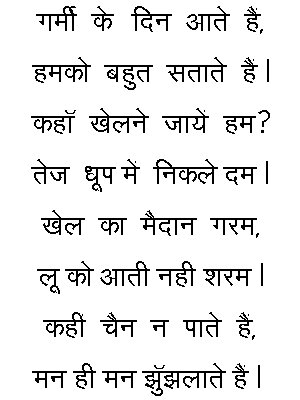
#> input picture Character_Segmentation/4.jpg, 300 x 400 px
$ python seg_class.py
#> lines starting #> are read from the running program, lines starting #| are printed output that depends on the picture; after the words box and inside, x2 and y2 are one past the last pixel; in counts of white or black regions, pixels touching at a corner belong together
# -*- coding: utf-8 -*-
"""
Created on Wed Nov 23 10:32:12 2016

@author: pkg
"""
"""
Implementing Character Segmentation by a generic class
Bansal, V. and Sinha, R. (2001). A complete ocr for printed hindi text in devanagari
script. In Document Analysis and Recognition, 2001. Proceedings. Sixth International
Conference on, pages 800{804. IEEE.
"""
import numpy as np
import matplotlib.pyplot as plt
import matplotlib.image as mpimg
import PIL
from PIL import Image

def rgb2gray(rgb):
        return np.dot(rgb[...,:3], [0.299, 0.587, 0.114])

class Segment:

    def __init__(self,image):
        gray = image
       # gray = rgb2gray(image)  #Uncomment for jpg, comment for jpg
        lobs = gray < gray.mean()
        self.img = lobs
        self.pix_present = []
        self.length,self.width = lobs.shape
        self.length = int(self.length/3)
        self.line_segments = []
        self.Pen_width = 0
        #print line segments
        line_seg =  self.line_segment()
        for i in range(len(line_seg)):
            plt.imshow(lobs[line_seg[i][0]:line_seg[i][1]])
            plt.show()


        #print word segments
        for i in range(len(line_seg)):
            word_seg =self. word_segment(line_seg[i][0],line_seg[i][1])
            for j in range(len(word_seg)):
                plt.imshow(lobs[line_seg[i][0]:line_seg[i][1],word_seg[j][0]:word_seg[j][1]])
                plt.show()


        #print word segments without shirorekha into zones top + corebottom

        for i in range(len(line_seg)):
            word_seg = self.word_segment(line_seg[i][0],line_seg[i][1])
            for j in range(len(word_seg)):
                headerl1,headerl2 = self.header_line(line_seg[i][0],line_seg[i][1],word_seg[j][0],word_seg[j][1])
                #remove header
                lobs = self.remove_header_line(line_seg[i][0],line_seg[i][1],word_seg[j][0],word_seg[j][1])
                plt.imshow(lobs[line_seg[i][0]:line_seg[i][1],word_seg[j][0]:word_seg[j][1]])
                plt.show()
                #top zone and its individual characters
                plt.imshow(lobs[line_seg[i][0]:headerl1,word_seg[j][0]:word_seg[j][1]])
                plt.show()
                char_segs = self.character_segments(line_seg[i][0],headerl1,word_seg[j][0],word_seg[j][1])
                for segments in char_segs:
                    plt.imshow(lobs[segments[0]:segments[1],segments[2]:segments[3]])
                    plt.show()
                #find bottom zone
                headerl3 = self.bottom_line(headerl2,line_seg[i][1],word_seg[j][0],word_seg[j][1])
                #middle zone and then its independent characters
                plt.imshow(lobs[headerl2:headerl3,word_seg[j][0]:word_seg[j][1]])
                plt.show()
                headerl3 = int(headerl3  or 0)
                char_segs = self.character_segments(headerl2,headerl3,word_seg[j][0],word_seg[j][1])
                for segments in char_segs:
                    plt.imshow(lobs[segments[0]:segments[1],segments[2]:segments[3]])
                    plt.show()
                #bottom zone and independent characters
                headerl3 = int(headerl3 or 0)
                if headerl3 < line_seg[i][1]:
                    plt.imshow(lobs[headerl3:line_seg[i][1],word_seg[j][0]:word_seg[j][1]])
                    plt.show()
                char_segs = self.character_segments(headerl3,line_seg[i][1],word_seg[j][0],word_seg[j][1])
                for segments in char_segs:
                    plt.imshow(lobs[segments[0]:segments[1],segments[2]:segments[3]])
                    plt.show()

    #gives a list of beggining and ending index of each line in whole text
    def line_segment(self):
        for i in range(self.length):
            self.pix_present.append(0)
            for j in range(self.width):
                if self.img[i][j] == True :
                    self.pix_present[i]+=1
        i = 0
        while i < self.length:
            while i < self.length and self.pix_present[i] == 0 :
                i+=1

            if i == self.length :
                break
            tmp = i
            while i < self.length and self.pix_present[i] != 0 :
                i+=1

            if i == self.length :
                self.line_segments.append([tmp,i-1])
            else :
                self.line_segments.append([tmp,i])
        return self.line_segments

    #gives a list of beggining and ending index of each word in a line
    def word_segment(self,l1,l2):
        word_segments = []
        line_pix_present = []
        for i in range(self.width):
            line_pix_present.append(0)
            for j in range(l1,l2+1):
                if self.img[j][i] == True :
                    line_pix_present[i]+=1
        i = 0
        while i < self.width:
            while i < self.width and line_pix_present[i] == 0 :
                i+=1

            if i == self.width :
                break
            tmp = i
            while i < self.width and line_pix_present[i] != 0 :
                i+=1

            if i == self.width :
                word_segments.append([tmp,i-1])
            else :
                word_segments.append([tmp,i])
        return word_segments

    # gives the index range for shirorekha for each word
    def header_line(self,l1,l2,w1,w2):
        line_pix_present = []
        for i in range(l1,l2+1):
            line_pix_present.append(0)
            for j in range(w1,w2+1):
                if self.img[i][j] == True :
                    line_pix_present[-1]+=1
        i = np.array(line_pix_present).argmax() + l1
        j = i
        k = i
        while j > l1 and line_pix_present[j-l1]>=.9*line_pix_present[i-l1]:
            j-=1
        while k < l2 and line_pix_present[k-l1]>=.9*line_pix_present[i-l1]:
            k+=1
        self.Pen_width = k - j
        return [j+1,k-1]

    #removes shirorekha
    def remove_header_line(self,l1,l2,w1,w2):
        headerx1,headerx2 = self.header_line(l1,l2,w1,w2)
        self.img[headerx1:headerx2+1,w1:w2] = 0
        return self.img

   #To find bottom line for seperating into bottom zone
    def bottom_line(self,l1,l2,w1,w2):
        char_height = []
        pix_count = []
        for i in range(w1,w2+1):
            pix_count.append(0)
            for j in range(l1,l2+1):
                if self.img[j][i] == True :
                    pix_count[i-w1]+=1
        i = w1
        while i < w2:
            while i<w2+1 and pix_count[i-w1] == 0:
                i+=1
            if i == w2 + 1 :
                break
            m = pix_count[i-w1]
            while i<w2+1 and pix_count[i-w1] != 0:
                if pix_count[i-w1] > m:
                    m = pix_count[i-w1]
                i+=1
            char_height.append(m)
        if len(char_height)!=0:
            charHmax = char_height[np.array(char_height).argmax()]
            if len(char_height)==1 :
                return l2 #forsingle character input
            cat1 = cat2 = cat3 = 0
            for i in range(len(char_height)):
                if char_height[i]>0.8*charHmax:
                    cat1+=1
                elif char_height[i]>=0.64*charHmax:
                    cat2+=1
                else:
                    cat3+=1
            if cat1>=cat2 and cat1 >= cat3 :
                tmp = charHmax
            elif cat2>=cat1 and cat2 >= cat3 :
                tmp = 0
                for i in range(len(char_height)):
                    if char_height[i]>0.64*charHmax and char_height[i]<0.8*charHmax and char_height[i]>tmp:
                        tmp = char_height[i]
            else:
                tmp = 0
                for i in range(len(char_height)):
                    if char_height[i]<0.64*charHmax and char_height[i]>tmp:
                        tmp = char_height[i]
            if charHmax - tmp >= charHmax/4 :
                return tmp + l1
            return charHmax + l1 - 1

    #segment each word into individual character
    def character_segments(self,l1,l2,w1,w2):
        char_segs = []
        pix_count = []
        for i in range(w1,w2+1):
            pix_count.append(0)
            for j in range(l1,l2+1):
                if self.img[j][i] == True :
                    pix_count[i-w1]+=1
        i = w1
        while i < w2:
            while i<w2+1 and pix_count[i-w1] == 0:
                i+=1
            if i == w2 + 1 :
                break
            char_w1 = i
            while i<w2+1 and pix_count[i-w1] != 0:
                i+=1
            char_w2 = i-1
            j = l1
            k = 0
            while j<l2:
                for k in range(char_w1,char_w2):
                   if self.img[j][k] == True :
                       break
                if self.img[j][k] == True :
                    break
                j+=1
            char_l1 = j
            j = l2
            while j>l1:
                for k in range(char_w1,char_w2):
                   if self.img[j][k] == True :
                       break
                if self.img[j][k] == True :
                    break
                j-=1
            char_l2 = j
            if 1.4*(char_l2 - char_l1) > char_w2  - char_w1 :
                char_segs.append([char_l1,char_l2,char_w1,char_w2])
            else:
                C = self.segment_fused_character(char_l1,char_l2,char_w1,char_w2)
                char_segs.append([char_l1,char_l2,char_w1,C])
                char_segs.append([char_l2,char_l2,C,char_w2])
        return char_segs

    #Generate collapsed horizontal projection
    def generate_CHP(self,l1,l2,w1,w2):
        CHP = []
        for i in range(l1,l2+1):
            CHP.append(0)
            for j in range(w1,w2+1):
                if self.img[i][j] :
                    CHP[-1]+=1
                    break
        i = 0
        while(i<len(CHP) and CHP[i]==0):
            i+=1
        R1 = i
        while(i<len(CHP) and CHP[i]==1):
            i+=1
        R2 = i
        while(i<len(CHP) and CHP[i]==0):
            i+=1
        R3 = i
        CHP_height = R2-R1
        return CHP,R1,R2,R3,CHP_height

    #find the vertical line index to segment fused characters
    def segment_fused_character(self, l1, l2, w1, w2):
        #0. Initialise variables
        Conj_top = l1
        Conj_bottom = l2
        Conj_left = w1
        Conj_right = w2
        Conj_left_onethird = int(Conj_left + (Conj_right - Conj_left)/3)
        Conj_right_onethird = int(Conj_left + 2*(Conj_right - Conj_left)/3)
        Conj_mid = int(Conj_left + (Conj_right - Conj_left)/2)
        Conj_height = Conj_bottom - Conj_top

        #print(Conj_top,Conj_bottom,Conj_left,Conj_right,Conj_left_onethird,Conj_mid,Conj_height)


        #1. Find the rightmost final boundary
        Final_right = 0
        Final_right_pixels = 0

        for i in range(Conj_left,Conj_right+1):
            temp = 0
            for j in range(Conj_top,Conj_bottom+1):
                if self.img[j][i] :
                    temp = temp + 1
            if temp >= Final_right_pixels:
                Final_right_pixels = temp
                Final_right = i

        if Final_right_pixels > (Conj_bottom-Conj_top+1)*.9:# calculate pen width here
            Conj_right = Final_right - self.Pen_width

        #plt.imshow(lobs[Conj_top:Conj_bottom+1,Conj_left:Conj_right+1])
        #plt.show()

        #2. Initialise  C1
        C1 = Conj_right - self.Pen_width

        #3.,4. Computing Discontinuity
        while C1>Conj_left_onethird:
            CHP,R1,R2,R3,CHP_height = self.generate_CHP(Conj_top,Conj_bottom,C1,Conj_right)
            if R3 == len(CHP) and CHP_height > Conj_height/3 and C1 < Conj_right_onethird:
                break
            else:
                C1-=1

        #plt.imshow(lobs[Conj_top:Conj_bottom+1,Conj_left:C1+1])
        #plt.show()

        #5. 6. Computing CHP2 and assigning class
        CHP2,R1,R2,R3,CHP2_height = self.generate_CHP(Conj_top,Conj_bottom,Conj_left,Conj_left_onethird)
        if CHP2_height >= .8*Conj_height:
            Class = 2
        else:
            Class = 1
        # 7. class1 for c2
        if Class == 1:
            C2 = Conj_left_onethird + 1
            while C2 < Conj_mid :
                CHP3,R1,R2,R3,self.CHP3_height = self.generate_CHP(Conj_top,Conj_bottom,Conj_left,C2)
                if self.CHP3_height <= .3*Conj_height:
                    C2+=1
                else:
                    break
            if self.CHP3_height <= .3*Conj_height and C2 < Conj_mid :
                while C2 < Conj_mid:
                    black_pix_in_C2 = 0
                    black_pix_in_C2_next = 0
                    for i in range(Conj_top,Conj_bottom+1):
                        black_pix_in_C2+=self.img[i][C2]
                        black_pix_in_C2_next+=self.img[i][C2+1]
                    if black_pix_in_C2 <= black_pix_in_C2_next :
                        C2+=1
                    else:
                        break

        # 8. class2 for c2
        else :
            C2 = 0
            Black_pixels_count = 0
            for i in range(Conj_left,Conj_left_onethird+1):
                temp = 0
                for j in range(Conj_top,Conj_bottom+1):
                    temp+=self.img[j][i]
                if temp>=Black_pixels_count:
                    Black_pixels_count = temp
                    C2 = i
            C2+=1
            while C2 < Conj_mid:
                black_pix_in_C2 = 0
                black_pix_in_C2_next = 0
                for i in range(Conj_top,Conj_bottom+1):
                    black_pix_in_C2+=self.img[i][C2]
                    black_pix_in_C2_next+=self.img[i][C2+1]
                if black_pix_in_C2 <= black_pix_in_C2_next :
                    C2+=1
                else:
                    break

        #plt.imshow(lobs[Conj_top:Conj_bottom+1,Conj_left:C2+1])
        #plt.show()
        #compute segment line
        C = int((C1+C2)/2)
        return C


#Calling function
image = mpimg.imread('./4.jpg')
#> image is the input picture: shape (400, 300); min 0, max 255, mean 233.1
Segment(image)
#> in __init__, `lobs = gray < gray.mean()`:
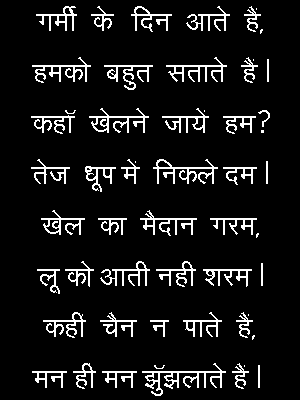
#> lobs: shape (400, 300) bool; 8.4% white in thin lines or dots, all inside (x1, y1, x2, y2) = (31, 6, 270, 396)
#> the loop in __init__, `for i in range(len(line_seg)):` made 3 passes
#> word_seg on pass 2: [[32, 91], [104, 153], [166, 227], [241, 258], [267, 269]]
#> pass 1, in __init__, `plt.show()`:
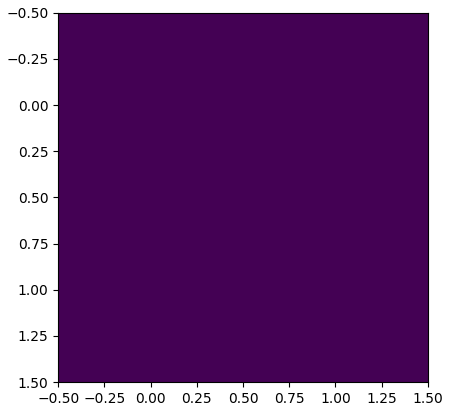
#> figure drawn by matplotlib, 1 panel
#> pass 1, in __init__, `plt.show()`:
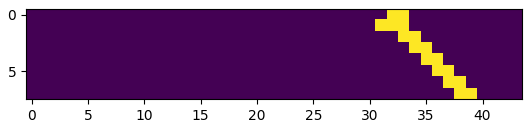
#> figure drawn by matplotlib, 1 panel
#> pass 1, in __init__, `plt.show()`:
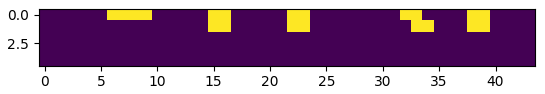
#> figure drawn by matplotlib, 1 panel
#> pass 1, in __init__, `plt.show()`:
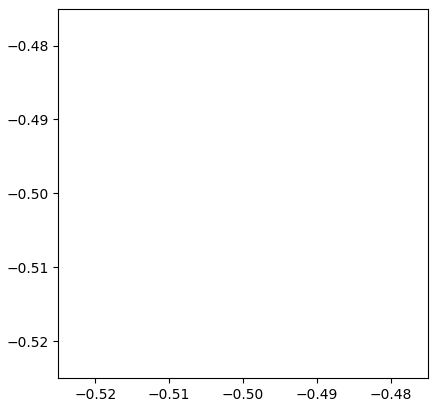
#> figure drawn by matplotlib, 1 panel
#> pass 1, in __init__, `plt.show()`:
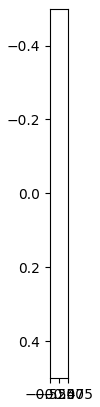
#> figure drawn by matplotlib, 1 panel
#> pass 1, in __init__, `plt.show()`:
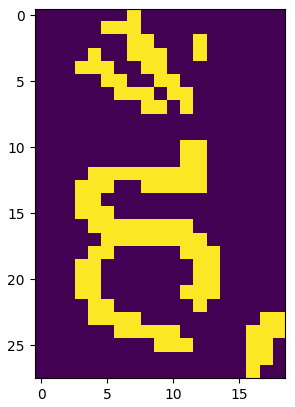
#> figure drawn by matplotlib, 1 panel
